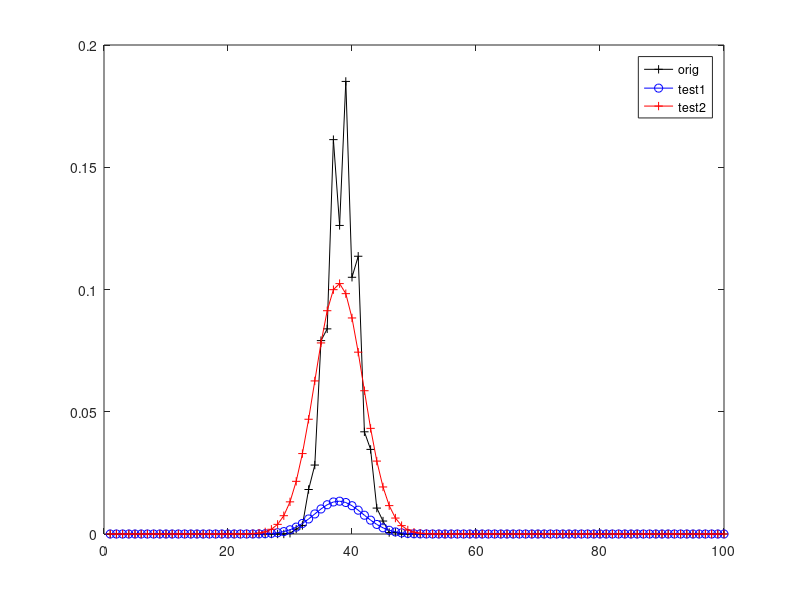
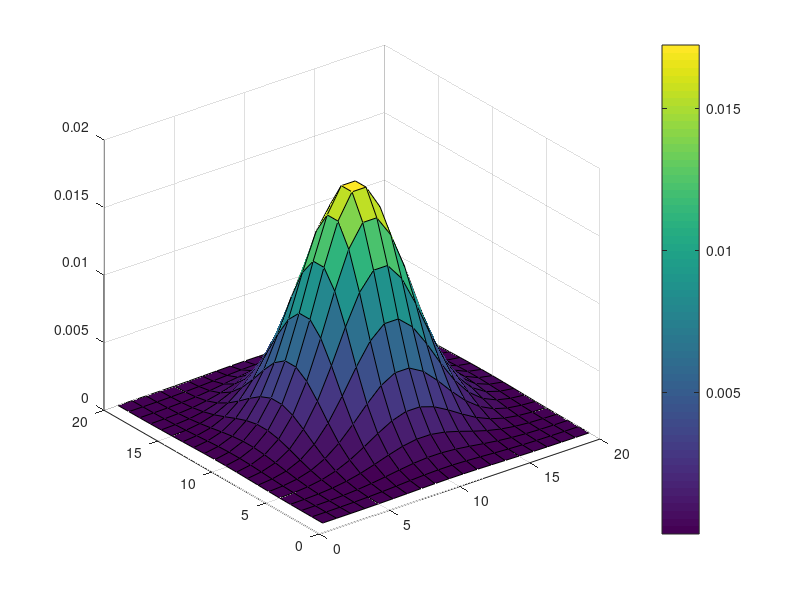

Reproduce these figures in MATLAB, in order.
% 1-D lagrangian pdf simulator
clear all; close all;


%
nlag = 10000;
ntimes = 150;
deltat = .1;
Cdiff = .2; %diffusivity coefficient
mean_vel = .5; 
sigma = 3.; %standard deviation for Gaussian filter (same unit as nbin)

% set up the domain
xmesh  = 0:1:100;   %bounds between cells
xc_mesh = .5:1:99.5; %cell centers (100 cells)
nbin = numel(xc_mesh);
cnt = zeros(nbin,1);

% we will have 5 regions 0-20, 20-40, 40-60, etc.



% initialize source at middle of region 2
xp = ones(nlag,1)*30.5;

for i=1:ntimes
  %plot(cnt); axis([0,100,0,nlag]);
  if(mod(i,1)==0)
  dist = hist(xp,xc_mesh)/nlag;
  hist(xp,xc_mesh)
  end;


  % compute random walk
  xdir = 2*randi(0:1,nlag,1)-1;
  dx   = sqrt(2.0*deltat*Cdiff); 
  xp   = xp + dx*xdir;

  % add some mean advection
  xp   = xp + mean_vel*deltat;

  % bin the individuals into cells
  bin = ceil(xp);
  cnt = zeros(nbin,1);
  for n=1:nlag
    if(bin(n) > 1 && bin(n) <=nbin)
      cnt(bin(n)) = cnt(bin(n)) + 1;
    end
  end;

end;


plot(dist,'k-+'); hold on
fprintf('number of original particles %d\n',nlag)
h = fspecial('gaussian',nbin*6, sigma);
dist_filtered=imfilter(dist,h,'conv');
plot(dist_filtered,'b-o'); hold on;
fprintf('%f\n',sum(dist_filtered)*nlag)



h = fspecial('gaussian',20,sigma);
dist_filtered=imfilter(dist,h,'replicate','conv');
plot(dist_filtered,'r-+'); hold on;
fprintf('%f\n',sum(dist_filtered)*nlag)

legend('orig','test1','test2')
figure
surf(h)% pcolor(h)
colorbar
%sshading interp

%close all; I = imread('cameraman.tif'); H = fspecial('gaussian',256,500);MotionBlur = imfilter(I,H,'conv');imshow(MotionBlur); fprintf('mean of I %f\n mean of Filtered Image %f\n',mean(mean(I)),mean(mean(MotionBlur)))
